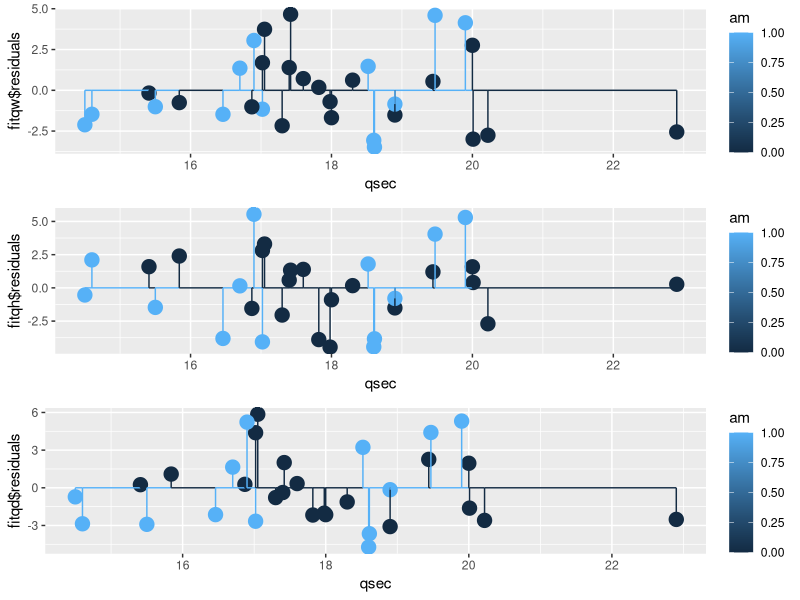

This figure's R source:
library(gridExtra)
library(ggplot2)

fitqw <- lm(mpg ~ am + qsec + wt, mtcars)
fitqh <- lm(mpg ~ am + qsec + hp, mtcars)
fitqd <- lm(mpg ~ am + qsec + disp, mtcars)

y0 = as.numeric(rep(0,32))

g1 <- ggplot(mtcars, aes(x = qsec, y = fitqw$residuals, colour = am)) + 
  geom_point(aes(size=2)) + scale_size(guide = 'none') + geom_line(y=0) +
  geom_segment(aes(x = mtcars$qsec, y=fitqw$residuals, xend = mtcars$qsec, yend = y0))

g2 <- ggplot(mtcars, aes(x = qsec, y = fitqh$residuals, colour = am)) + 
  geom_point(aes(size=2)) + scale_size(guide = 'none') + geom_line(y=0) +
  geom_segment(aes(x = mtcars$qsec, y=fitqh$residuals, xend = mtcars$qsec, yend = y0))

g3 <- ggplot(mtcars, aes(x = qsec, y = fitqd$residuals, colour = am)) + 
  geom_point(aes(size=2)) + scale_size(guide = 'none') + geom_line(y=0) + 
  geom_segment(aes(x = mtcars$qsec, y=fitqd$residuals, xend = mtcars$qsec, yend = y0))

grid.arrange(g1, g2, g3, ncol=1, nrow=3)